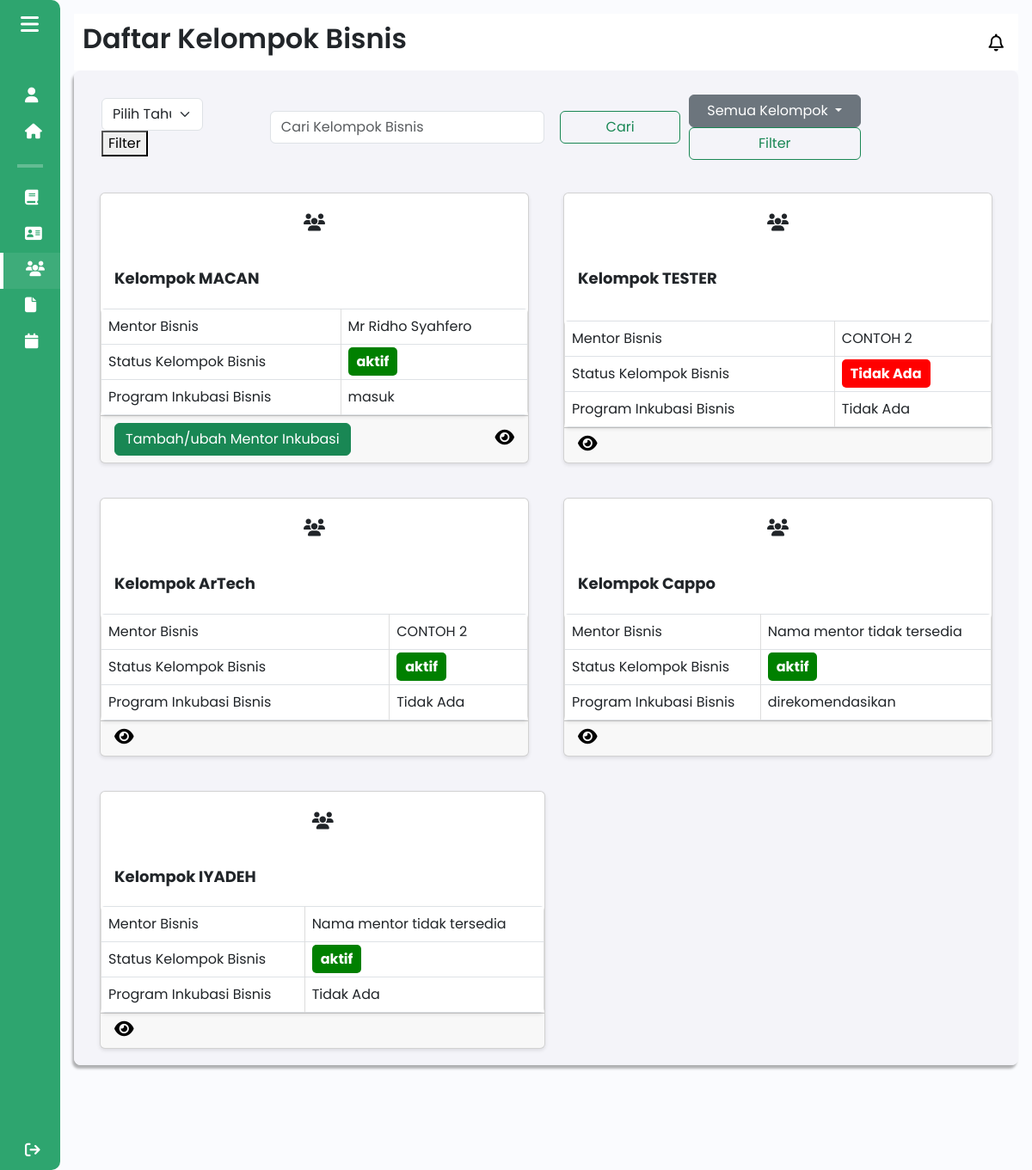
Screenshot of /components/pages/admin/daftar_kelompok_bisnis_admin.php (signed in) with the database file from the repository.
### tables this page shows
CREATE TABLE `kelompok_bisnis_backup` (
  `id_kelompok` int(11) NOT NULL,
  `npm_ketua` varchar(20) DEFAULT NULL,
  `nama_kelompok` varchar(50) DEFAULT NULL,
  `nama_bisnis` varchar(50) DEFAULT NULL,
  `logo_bisnis` varchar(255) DEFAULT NULL,
  `tahun_akademik_id` int(11) DEFAULT NULL,
  `kategori_bisnis` varchar(255) DEFAULT NULL,
  `sdg` varchar(255) DEFAULT NULL,
  `ide_bisnis` varchar(255) DEFAULT NULL,
  `id_mentor` int(11) DEFAULT NULL,
  `status_inkubasi` enum('direkomendasikan','disetujui','ditolak','masuk','tidak masuk') DEFAULT NULL,
  `status_kelompok_bisnis` enum('aktif','tidak aktif') DEFAULT 'aktif'
);

CREATE TABLE `mentor` (
  `id` int(11) NOT NULL,
  `user_id` int(11) NOT NULL,
  `nama` varchar(100) NOT NULL,
  `nidn` varchar(15) NOT NULL,
  `email` varchar(100) DEFAULT NULL,
  `contact` varchar(15) DEFAULT NULL,
  `keahlian` varchar(100) DEFAULT NULL,
  `fakultas` varchar(100) DEFAULT NULL,
  `prodi` varchar(100) DEFAULT NULL,
  `foto_profile` varchar(255) DEFAULT NULL
);

CREATE TABLE `kelompok_bisnis` (
  `id_kelompok` int(11) NOT NULL,
  `npm_ketua` varchar(20) DEFAULT NULL,
  `nama_kelompok` varchar(50) DEFAULT NULL,
  `nama_bisnis` varchar(50) DEFAULT NULL,
  `logo_bisnis` varchar(255) DEFAULT NULL,
  `tahun_akademik_id` int(11) DEFAULT NULL,
  `kategori_bisnis` varchar(255) DEFAULT NULL,
  `sdg` varchar(255) DEFAULT NULL,
  `ide_bisnis` varchar(255) DEFAULT NULL,
  `id_mentor` int(11) DEFAULT NULL,
  `status_inkubasi` enum('direkomendasikan','disetujui','ditolak','masuk','tidak masuk') DEFAULT NULL,
  `status_kelompok_bisnis` enum('aktif','tidak aktif') DEFAULT 'aktif'
);

### components/pages/admin/daftar_kelompok_bisnis_admin.php (the view, shortened to what this page needs)
<?php
include $_SERVER['DOCUMENT_ROOT'] . '/Aplikasi-Kewirausahaan/config/db_connection.php';
$search = isset($_GET['search']) ? $_GET['search'] : '';
$status_inkubasi = isset($_GET['status_inkubasi']) ? $_GET['status_inkubasi'] : 'semua';
$tahun_akademik_id = null;
$sql = "SELECT * FROM kelompok_bisnis_backup WHERE nama_kelompok LIKE ?";
$stmt = $conn->prepare($sql);
$search_param = "%" . $search . "%";
if ($status_inkubasi != 'semua' && $tahun_akademik_id) {
    $stmt->bind_param('sss', $search_param, $status_inkubasi, $tahun_akademik_id);
} elseif ($status_inkubasi != 'semua') {
    $stmt->bind_param('ss', $search_param, $status_inkubasi);
} elseif ($tahun_akademik_id) {
    $stmt->bind_param('ss', $search_param, $tahun_akademik_id);
} else {
    $stmt->bind_param('s', $search_param);
}
$stmt->execute();
$result = $stmt->get_result();
?>
<!DOCTYPE html>
<html lang="en">
<head>
    <link href="https://cdn.lineicons.com/4.0/lineicons.css" rel="stylesheet" />
    <link href="https://cdn.jsdelivr.net/npm/bootstrap@5.3.0-alpha3/dist/css/bootstrap.min.css" rel="stylesheet"
>
    <link rel="stylesheet" href="/Aplikasi-Kewirausahaan/assets/css/daftar_kelompok.css">
</head>
<body>
    <div class="wrapper">
        <?php
        include 'sidebar_admin.php';
        ?>
        <div class="main p-3">
            <div class="main_header">
                <?php
                    include 'header_admin.php';
                ?>
            </div>
            <div class="main_wrapper">
                <div class="nav_main_wrapper">
                    <nav class="navbar navbar-expand-lg">
                        <div class="container-fluid">
                        <form method="get" action="daftar_kelompok_bisnis_admin.php">
                            <select name="tahun_akademik" class="form-select filter-tahun" required>
                                <option value="" disabled selected>Pilih Tahun Akademik</option>
                            </select>
                            <button type="submit">Filter</button>
                        </form>
                            <form action="" method="get">
                                    <div class="input-group">
                                        <div class="d-flex" role="search">
                                        <input type="text" class="form-control me-2" placeholder="Cari Kelompok Bisnis" name="search" aria-label="Search" value="<?= htmlspecialchars($search); ?>">
                                        <button class="btn btn-outline-success" type="submit">Cari</button>
                                    </div>
                                </div>
                            </form>
                            <form method="GET" action="daftar_kelompok_bisnis_admin.php">
                                <div class="dropdown">
                                    <button class="btn btn-secondary dropdown-toggle text-white" type="button"
                                            id="dropdownMenuButton" data-bs-toggle="dropdown" aria-expanded="false">
                                        <span id="selectedStatus">Semua Kelompok</span>
                                    </button>
                                    <button class="btn btn-outline-success" type="submit">Filter</button>
                                </div>
                            </form>
                        </div>
                    </nav>
                </div>
                <?php
                if ($result->num_rows > 0) {
                    while ($row = $result->fetch_assoc()) {
                        $id_kelompok = $row['id_kelompok'];
                        $id_mentor = $row['id_mentor'];
                        $mentorQuery = "
                            SELECT m.nama AS nama_mentor
                            FROM mentor m
                            WHERE m.id = '$id_mentor' LIMIT 1";
                        $mentorResult = mysqli_query($conn, $mentorQuery);
                        $mentor = mysqli_fetch_assoc($mentorResult);
                        $namaMentor = $mentor['nama_mentor'] ?? 'Nama mentor tidak tersedia';
                        $query = "SELECT status_inkubasi, status_kelompok_bisnis FROM kelompok_bisnis WHERE id_kelompok = '$id_kelompok' LIMIT 1";
                        $resultStatus = mysqli_query($conn, $query);
                        $statusRow = mysqli_fetch_assoc($resultStatus);
                        $status_inkubasi = $statusRow['status_inkubasi'] ?? 'Tidak Ada';
                        $status_kelompok_bisnis = $statusRow['status_kelompok_bisnis'] ?? 'Tidak Ada';
                        echo '
                            <div class="card" style="width: 45%; margin: 10px;">
                                <div class="card-icon text-center py-4">
                                    <i class="fa-solid fa-users"></i>
                                </div>
                                <div class="card-body m-0">
                                    <h5 class="card-title">Kelompok ' . htmlspecialchars($row['nama_kelompok']) . '</h5>
                                </div>
                                <table class="table table-bordered m-0 styled-table">
                                    <tbody>
                                        <tr>
                                            <td>Mentor Bisnis</td>
                                            <td>' . $namaMentor . '</td>
                                        </tr>
                                        <tr>
                                            <td>Status Kelompok Bisnis</td>
                                            <td>';
                                            if ($status_kelompok_bisnis == 'aktif') {
                                                echo '<span class="status-aktif">' . htmlspecialchars($status_kelompok_bisnis) . '</span>';
                                            } else {
                                                echo '<span class="status-nonaktif">' . htmlspecialchars($status_kelompok_bisnis) . '</span>';
                                            }
                                            echo '
                                        </td>
                                    </tr>
                                    <tr>
                                        <td>Program Inkubasi Bisnis</td>
                                        <td>' . htmlspecialchars($status_inkubasi) . '</td>
                                    </tr>
                                    </tbody>
                                </table>
                                <div class="card-footer">';
                                if ($status_inkubasi == 'masuk') {
                                    echo '
                                        <button class="btn btn-success" data-bs-toggle="modal" data-bs-target="#mentorModal' . $id_kelompok . '">Tambah/ubah Mentor Inkubasi</button>';
                                }
                                echo '
                                    <a href="detail_kelompok.php?id_kelompok=' . $id_kelompok . '">
                                        <i class="fa-solid fa-eye detail-icon" data-bs-toggle="tooltip" data-bs-custom-class="custom-tooltip" data-bs-title="Lihat Kelompok Bisnis"></i>
                                    </a>
                                </div>
                            </div>';
                    }
                } else {
                    echo '<p>Tidak ada kelompok bisnis yang tersedia.</p>';
                }
                ?>
            </div>
        </div>
    </div>
</body>
</html>

### assets/css/daftar_kelompok.css (style rules this page uses)
body { margin: 0; font-family: "Poppins", sans-serif; background-color: #f4f4f9; }
.main { padding: 20px; }
.main_wrapper { display: flex; flex-wrap: wrap; justify-content: space-between; gap: 20px; padding: 30px; background-color: #f4f4f9; border-radius: 8px; box-shadow: 0 4px 6px rgba(0, 0, 0, 0.1); }
.nav_main_wrapper { display: block; width: 100%; }
.card { flex: 1 1 calc(45% - 20px); box-sizing: border-box; transition: transform 0.2s, color 0.2s; height: 320px; max-width: 49%; margin: 10px; min-width: 280px; background-color: #fff; border-radius: 8px; overflow: hidden; box-shadow: 0 2px 4px rgba(0, 0, 0, 0.1); }
.card h5 { font-weight: bold; font-size: 18px; }
.card-footer { display: flex; justify-content: flex-end; }
.card-footer a { font-size: 16px; color: black; text-decoration: none; }
.card-icon i, .card-footer .detail-icon { font-size: 20px; cursor: pointer; transition: transform 0.2s, color 0.2s; }
.styled-table { width: 100%; margin: 20px 0; border-collapse: collapse; background-color: #fff; border-radius: 5px; overflow: hidden; box-shadow: 0 2px 4px rgba(0, 0, 0, 0.1); }
.styled-table td { padding: 10px 15px; border: 1px solid #ddd; background-color: #fefefe; vertical-align: middle; }
.filter-tahun { width: 60% !important; margin-right: 10px; }
.nav_main_wrapper .btn { width: 200px; text-align: center; margin-left: 10px; }

### assets/css/sidebar.css (style rules this page uses)
a { text-decoration: none; }
body { font-family: "Poppins", sans-serif; }
.wrapper { display: flex; }
.main { min-height: 100vh; width: 100%; overflow: hidden; transition: all 0.35s ease-in-out; background-color: #fafbfe; }
.main_wrapper { width: 100%; height: 85vh; background-color: #f4f4f9; box-shadow: -2px 4px 3px rgba(0, 0, 0, 0.3); margin: 0; padding: 20px; overflow-y: auto; border-radius: 8px; }

### assets/css/header.css (style rules this page uses)
a { text-decoration: none; }
body { font-family: "Poppins", sans-serif; }
.main_header { display: flex; justify-content: space-between; align-items: center; padding: 5px; background-color: #fff; min-height: 50px; }

### components/pages/admin/daftar_kelompok_bisnis_admin.php (style rules this page uses)
.status-aktif { color: white; background-color: green; padding: 5px 10px; border-radius: 5px; font-weight: bold; text-align: center; }
.status-nonaktif { color: white; background-color: red; padding: 5px 10px; border-radius: 5px; font-weight: bold; text-align: center; }
.card-footer { display: flex; align-items: center; justify-content: space-between; }

### rows the page displays
kelompok_bisnis_backup: nama_kelompok "MACAN", id_mentor.nama "Mr Ridho Syahfero", kelompok_bisnis.status_kelompok_bisnis "aktif", kelompok_bisnis.status_inkubasi "masuk"
kelompok_bisnis_backup: nama_kelompok "TESTER", id_mentor.nama "CONTOH 2", status_kelompok_bisnis "Tidak Ada", status_inkubasi "Tidak Ada"
kelompok_bisnis_backup: nama_kelompok "ArTech", id_mentor.nama "CONTOH 2", kelompok_bisnis.status_kelompok_bisnis "aktif", kelompok_bisnis.status_inkubasi "Tidak Ada"
kelompok_bisnis_backup: nama_kelompok "Cappo", namaMentor "Nama mentor tidak tersedia", kelompok_bisnis.status_kelompok_bisnis "aktif", kelompok_bisnis.status_inkubasi "direkomendasikan"
kelompok_bisnis_backup: nama_kelompok "IYADEH", namaMentor "Nama mentor tidak tersedia", kelompok_bisnis.status_kelompok_bisnis "aktif", kelompok_bisnis.status_inkubasi "Tidak Ada"

### other values shown
$pageTitle "Daftar Kelompok Bisnis"
